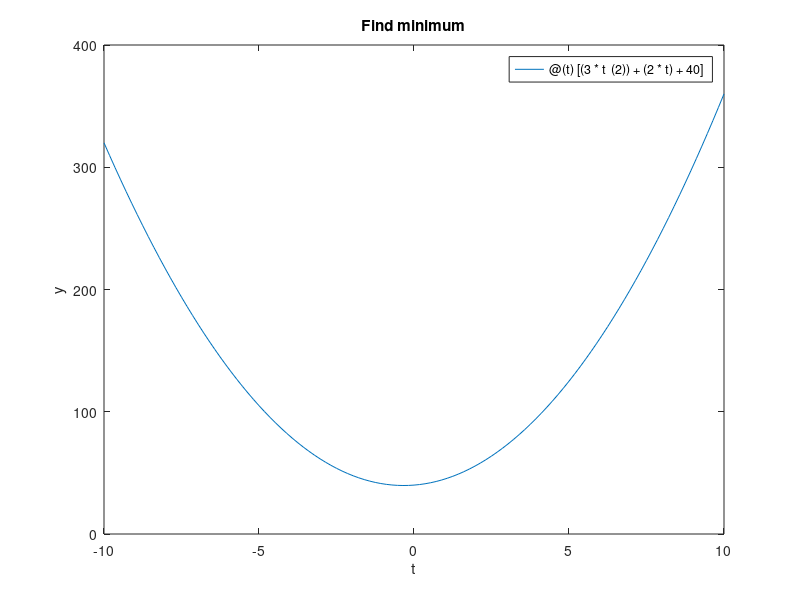

MATLAB code to generate this figure: (Note: this script raises an error after producing the figure.)
% Simplified version of find the minimum of a function
%  Basically walk down the gradient from one side
%  Start at t = -10 and keep adding deltaT = 1 to t until the next
%    value is bigger
%  At which point divide deltaT by 2 and continue...
%     until deltaT is smaller than 0.001

clear
clc
clf

% A parabola
% STEP 1 - write the anonymous function from the lab here
y = @(t) [(3*t^(2))+(2*t)+40];

% Plot it just to see what it looks like
fplot( y, [-10,10] );
hold on;
xlabel('t');
ylabel('y');
title('Find minimum');

% Setting up before the while loop
% t to start at (save it for fprintf below)
tStart = -10;

% How much to keep incrementing t by
deltaT = 1;

% t will change in the while loop
t = tStart;

% Evaluate at t and t+deltaT
yPrev = y(t);
yNext = y(t + deltaT);

% Plot starting point
plot( t, yPrev, 'Xk');

% The while loop structure
% you have to fill in the actual conditions (where it says CHANGE)
%   and set t and deltaT
while deltaT>0.001
    if yNext>yPrev
        % plot in red
        plot( t+deltaT, yNext, 'Xr');
        % CHANGE: Cut the step size in half
        deltaT = deltaT/2;
    else
        % Next step is SMALLER than previous - take one deltaT step
        % plot in black
        plot( t+deltaT, yNext, 'Xk');
        % CHANGE: Take next step...
        t = t+deltaT;
    end
    % Re-evaluate yPrev and yNext with the changed t or deltaT values
    yPrev = y(t);
    yNext = y(t + deltaT);
end

% The t and y you found
fprintf('Starting t is %0.2f, minimum t is %0.6f, y is %0.6f, ', tStart, t, y(t) );

% fminsearch does a much more sophisticated version of this, but basically
%  the same idea - call here to see what *it* would return
tMin = fminsearch(y, t );
fprintf('fminsearch %0.6f, y is %0.6f\n', tMin, y(tMin) );
% Add a blue * where the minimum actually is
plot( tMin, y(tMin), '*b', 'MarkerSize', 20);
